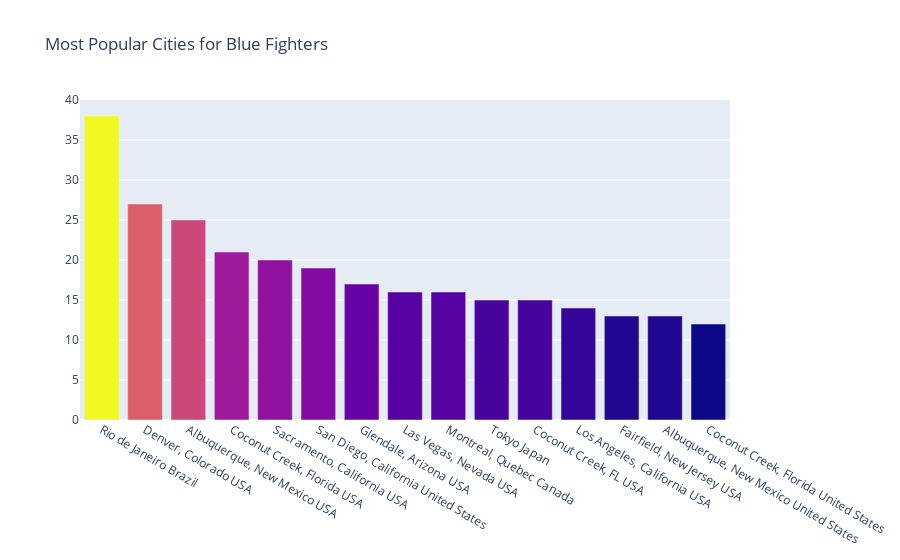

The notebook cell saved with this chart:
### Code cell
cnt_srs=data['B_Location'].value_counts().head(15)
trace=go.Bar(x=cnt_srs.index,y=cnt_srs.values,marker=dict(color=cnt_srs.values))
layout=go.Layout(title='Most Popular Cities for Blue Fighters')
datalist=[trace]
fig=go.Figure(data=datalist,layout=layout)
offline.iplot(fig,filename='Ratio')

### Figure 1 — Plotly figure (JSON) as saved in the notebook; plotly's stock layout.template omitted (floating-point values rounded to 4 significant figures)
{"data": [{"marker": {"color": [38, 27, 25, 21, 20, 19, 17, 16, 16, 15, 15, 14, 13, 13, 12]}, "x": ["Rio de Janeiro Brazil", "Denver, Colorado USA", "Albuquerque, New Mexico USA", "Coconut Creek, Florida USA", "Sacramento, California USA", "San Diego, California United States", "Glendale, Arizona USA", "Las Vegas, Nevada USA", "Montreal, Quebec Canada", "Tokyo Japan", "Coconut Creek, FL USA", "Los Angeles, California USA", "Fairfield, New Jersey USA", "Albuquerque, New Mexico United States", "Coconut Creek, Florida United States"], "y": [38, 27, 25, 21, 20, 19, 17, 16, 16, 15, 15, 14, 13, 13, 12], "type": "bar"}], "layout": {"title": {"text": "Most Popular Cities for Blue Fighters"}, "xaxis": {"type": "category", "range": [-0.5, 14.5], "autorange": true}, "yaxis": {"type": "linear", "range": [0, 40], "autorange": true}, "autosize": true}}
